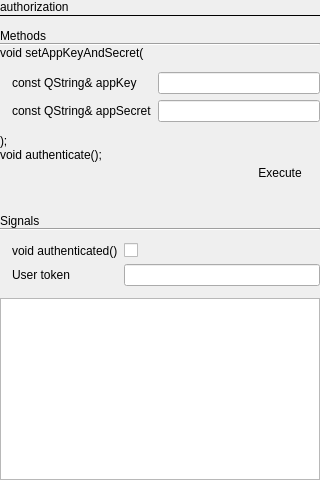
<?xml version="1.0" encoding="UTF-8"?>
<ui version="4.0">
 <class>PageAuth</class>
 <widget class="QWidget" name="PageAuth">
  <property name="geometry">
   <rect>
    <x>0</x>
    <y>0</y>
    <width>320</width>
    <height>480</height>
   </rect>
  </property>
  <property name="windowTitle">
   <string>Form</string>
  </property>
  <layout class="QVBoxLayout" name="verticalLayout">
   <property name="spacing">
    <number>0</number>
   </property>
   <property name="leftMargin">
    <number>0</number>
   </property>
   <property name="topMargin">
    <number>0</number>
   </property>
   <property name="rightMargin">
    <number>0</number>
   </property>
   <property name="bottomMargin">
    <number>0</number>
   </property>
   <item>
    <widget class="QLabel" name="label_6">
     <property name="text">
      <string>authorization</string>
     </property>
    </widget>
   </item>
   <item>
    <widget class="Line" name="line_3">
     <property name="frameShadow">
      <enum>QFrame::Plain</enum>
     </property>
     <property name="orientation">
      <enum>Qt::Horizontal</enum>
     </property>
    </widget>
   </item>
   <item>
    <spacer name="verticalSpacer_2">
     <property name="orientation">
      <enum>Qt::Vertical</enum>
     </property>
     <property name="sizeType">
      <enum>QSizePolicy::Fixed</enum>
     </property>
     <property name="sizeHint" stdset="0">
      <size>
       <width>20</width>
       <height>12</height>
      </size>
     </property>
    </spacer>
   </item>
   <item>
    <widget class="QLabel" name="label">
     <property name="text">
      <string>Methods</string>
     </property>
    </widget>
   </item>
   <item>
    <widget class="Line" name="line_2">
     <property name="orientation">
      <enum>Qt::Horizontal</enum>
     </property>
    </widget>
   </item>
   <item>
    <widget class="QLabel" name="label_3">
     <property name="text">
      <string>void setAppKeyAndSecret(</string>
     </property>
    </widget>
   </item>
   <item>
    <layout class="QFormLayout" name="formLayout_4">
     <property name="fieldGrowthPolicy">
      <enum>QFormLayout::ExpandingFieldsGrow</enum>
     </property>
     <property name="horizontalSpacing">
      <number>6</number>
     </property>
     <property name="verticalSpacing">
      <number>6</number>
     </property>
     <property name="leftMargin">
      <number>12</number>
     </property>
     <property name="topMargin">
      <number>12</number>
     </property>
     <property name="bottomMargin">
      <number>12</number>
     </property>
     <item row="1" column="0">
      <widget class="QLabel" name="label_10">
       <property name="text">
        <string>const QString&amp; appKey</string>
       </property>
       <property name="alignment">
        <set>Qt::AlignLeading|Qt::AlignLeft|Qt::AlignVCenter</set>
       </property>
      </widget>
     </item>
     <item row="1" column="1">
      <widget class="QLineEdit" name="appKey">
       <property name="clearButtonEnabled">
        <bool>true</bool>
       </property>
      </widget>
     </item>
     <item row="2" column="0">
      <widget class="QLabel" name="label_11">
       <property name="text">
        <string>const QString&amp; appSecret</string>
       </property>
      </widget>
     </item>
     <item row="2" column="1">
      <widget class="QLineEdit" name="appSecret">
       <property name="echoMode">
        <enum>QLineEdit::PasswordEchoOnEdit</enum>
       </property>
       <property name="clearButtonEnabled">
        <bool>true</bool>
       </property>
      </widget>
     </item>
    </layout>
   </item>
   <item>
    <widget class="QLabel" name="label_4">
     <property name="text">
      <string>);</string>
     </property>
    </widget>
   </item>
   <item>
    <widget class="QLabel" name="label_5">
     <property name="text">
      <string>void authenticate();</string>
     </property>
    </widget>
   </item>
   <item>
    <layout class="QHBoxLayout" name="horizontalLayout_3">
     <property name="spacing">
      <number>0</number>
     </property>
     <item>
      <spacer name="horizontalSpacer_2">
       <property name="orientation">
        <enum>Qt::Horizontal</enum>
       </property>
       <property name="sizeHint" stdset="0">
        <size>
         <width>40</width>
         <height>20</height>
        </size>
       </property>
      </spacer>
     </item>
     <item>
      <widget class="QPushButton" name="executeReqest">
       <property name="styleSheet">
        <string notr="true">QPushButton:hover { background-color: rgba(255,255,255,0.8); border: none; }</string>
       </property>
       <property name="text">
        <string>Execute</string>
       </property>
       <property name="flat">
        <bool>true</bool>
       </property>
      </widget>
     </item>
    </layout>
   </item>
   <item>
    <spacer name="verticalSpacer">
     <property name="orientation">
      <enum>Qt::Vertical</enum>
     </property>
     <property name="sizeHint" stdset="0">
      <size>
       <width>20</width>
       <height>41</height>
      </size>
     </property>
    </spacer>
   </item>
   <item>
    <widget class="QLabel" name="label_2">
     <property name="text">
      <string>Signals</string>
     </property>
    </widget>
   </item>
   <item>
    <widget class="Line" name="line">
     <property name="orientation">
      <enum>Qt::Horizontal</enum>
     </property>
    </widget>
   </item>
   <item>
    <layout class="QFormLayout" name="formLayout_3">
     <property name="fieldGrowthPolicy">
      <enum>QFormLayout::ExpandingFieldsGrow</enum>
     </property>
     <property name="horizontalSpacing">
      <number>6</number>
     </property>
     <property name="verticalSpacing">
      <number>6</number>
     </property>
     <property name="leftMargin">
      <number>12</number>
     </property>
     <property name="topMargin">
      <number>12</number>
     </property>
     <property name="bottomMargin">
      <number>12</number>
     </property>
     <item row="0" column="0">
      <widget class="QLabel" name="label_7">
       <property name="text">
        <string>void authenticated()</string>
       </property>
      </widget>
     </item>
     <item row="0" column="1">
      <widget class="QCheckBox" name="signal_authenticated">
       <property name="text">
        <string/>
       </property>
      </widget>
     </item>
     <item row="1" column="0">
      <widget class="QLabel" name="label_8">
       <property name="text">
        <string>User token</string>
       </property>
      </widget>
     </item>
     <item row="1" column="1">
      <widget class="QLineEdit" name="userToken">
       <property name="readOnly">
        <bool>true</bool>
       </property>
      </widget>
     </item>
    </layout>
   </item>
   <item>
    <widget class="QPlainTextEdit" name="plainTextEdit">
     <property name="readOnly">
      <bool>true</bool>
     </property>
    </widget>
   </item>
  </layout>
 </widget>
 <resources/>
 <connections/>
</ui>
